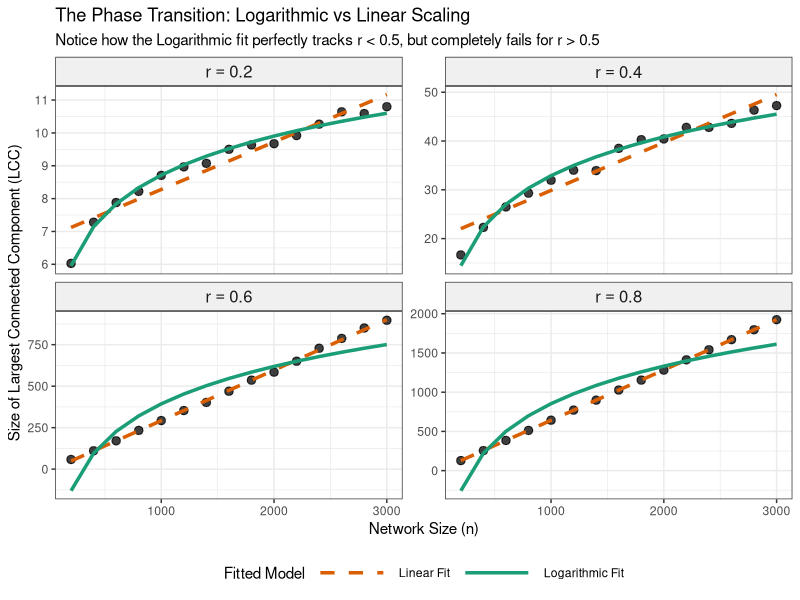

Here is the R script that generated this plot:
library(igraph)
library(ggplot2)
library(dplyr)
library(tidyr)

# Set seed for reproducibility
set.seed(42)

# used parameters
n_values <- seq(200, 3000, by = 200) # Range of network sizes
r_values <- c(0.2, 0.4, 0.6, 0.8)    # Edge to node ratios
num_sims <- 300                      # Simulations per (n, r) pair

# generate union find networks
results_list <- list()
row_idx <- 1

for (r in r_values) {
  for (n in n_values) {
    m <- floor(r * n) # Number of edges
    lcc_sims <- numeric(num_sims)
    
    for (i in 1:num_sims) {
      # Create Erdős-Rényi graph G(n, m)
      g <- sample_gnm(n, m, directed = FALSE)
      
      # Find the size of the Largest Connected Component (LCC)
      lcc_sims[i] <- max(components(g)$csize)
    }
    
    # Store the averaged LCC
    results_list[[row_idx]] <- data.frame(
      n = n,
      r = as.factor(r),
      r_num = r,       
      avg_LCC = mean(lcc_sims)
    )
    row_idx <- row_idx + 1
  }
}

df <- bind_rows(results_list)

# fitting with 3 different hypthesis
df$pred_linear <- NA
df$pred_log <- NA

for (current_r in r_values) {
  sub_df <- df[df$r_num == current_r, ]
  
  # Fit both models globally for each r
  fit_linear <- lm(avg_LCC ~ n, data = sub_df)
  fit_log    <- lm(avg_LCC ~ log(n), data = sub_df)
  
  # Store predictions for plotting
  df$pred_linear[df$r_num == current_r] <- predict(fit_linear)
  df$pred_log[df$r_num == current_r]    <- predict(fit_log)
}

df_plot <- df %>%
  pivot_longer(
    cols = c("pred_linear", "pred_log"),
    names_to = "Model",
    values_to = "Prediction"
  ) %>%
  mutate(Model = recode(Model, 
                        "pred_linear" = "Linear Fit",
                        "pred_log" = "Logarithmic Fit"))

p <- ggplot(df_plot, aes(x = n)) +
  # Empirical points
  geom_point(aes(y = avg_LCC), color = "black", alpha = 0.5, size = 2.5) +
  # Model fit lines
  geom_line(aes(y = Prediction, color = Model, linetype = Model), linewidth = 1.2) +
  facet_wrap(~ r, scales = "free_y", labeller = label_bquote(r == .(as.character(r)))) +
  scale_color_manual(values = c("Linear Fit" = "#d95f02", 
                                "Logarithmic Fit" = "#1b9e77")) +
  scale_linetype_manual(values = c("Linear Fit" = "dashed", 
                                   "Logarithmic Fit" = "solid")) +
  labs(
    title = "The Phase Transition: Logarithmic vs Linear Scaling",
    subtitle = "Notice how the Logarithmic fit perfectly tracks r < 0.5, but completely fails for r > 0.5",
    x = "Network Size (n)",
    y = "Size of Largest Connected Component (LCC)",
    color = "Fitted Model",
    linetype = "Fitted Model"
  ) +
  theme_bw() +
  theme(legend.position = "bottom",
        legend.key.width = unit(2, "cm"),
        strip.background = element_rect(fill = "#f0f0f0"),
        strip.text = element_text(face = "bold", size = 12))

print(p)
